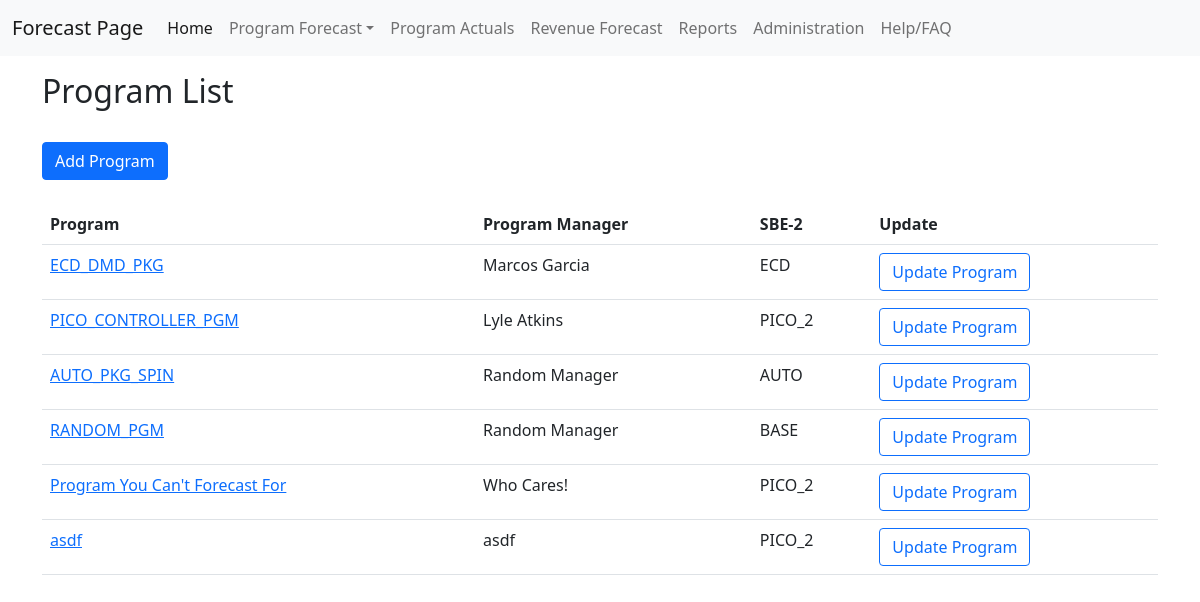
Page /program/list/ on the committed database.
### forecast/models.py (models this page shows, shortened)
class Program(models.Model):
    program = models.CharField(max_length=100)
    program_manager = models.CharField(max_length = 100)
    forecast_this_cycle = models.BooleanField(default=True)
    sbe_2 = models.ForeignKey('Sbe_2', on_delete=models.CASCADE)
    internal_ord_list = models.CharField(max_length=1000, default="")

class Sbe_2(models.Model):
    sbe_2 = models.CharField(max_length=15, null=True)
    forecast_this_cycle = models.BooleanField(default=True)
    def __str__(self):
        return self.sbe_2

### forecast/views.py (the view)
# urls.py: path('program/list/', views.ProgramListView.as_view(), name= 'program_list'),
class ProgramListView(ListView):
    model = Program #connecting the view to the Post model

### forecast/templates/forecast/program_list.html (shortened to what this page needs)
{% extends 'base.html' %}
{% block body_block %}
    <div class="container">
      <br>
      <h2>Program List</h2>
      <br>
      <a class = 'btn btn-primary' href = {% url 'program_add' %}>Add Program</a>
      <br><br>
      <table class = 'table'>
        <tbody>
          <tr>
            <th>Program</th>
            <th>Program Manager</th>
            <th>SBE-2</th>
            <th>Update</th>
          </tr>
          {% for pgm in program_list %}
          <tr>
            <td><a href="{% url 'program_detail' pk=pgm.pk %}">{{pgm.program}}</a></td>
            <td>{{pgm.program_manager}}</td>
            <td>{{pgm.sbe_2}}</td>
            <td><a class = 'btn btn-outline-primary' href="{% url 'program_update' pk=pgm.pk   %}">Update Program</a></td>
          </tr>
          {% endfor %}
        </tbody>
      </table>
    </div>
{% endblock %}

### forecast/templates/forecast/base.html (shortened to what this page needs)
<!DOCTYPE html>
{% load static %}
<html lang="en" dir="ltr">
  <head>
    <link href="https://cdn.jsdelivr.net/npm/bootstrap@5.1.3/dist/css/bootstrap.min.css" rel="stylesheet">
    <link rel="stylesheet" href={% static 'style.css' %}>
    <nav class= 'navbar navbar-expand navbar-light bg-light fixed-top'>
      <div class="container-fluid">
        <div class="navbar-header">
          <a href="{% url 'index' %}" class="navbar-brand">Forecast Page</a>
        </div>
        <div class="collapse navbar-collapse">
          <ul class="navbar-nav me-auto">
            <li class = 'nav-item'>
              <a href="{% url 'index' %}" class = 'nav-link active' aria-current='page'>Home</a>
            </li>
            <li class = 'nav-item dropdown'>
              <a class="nav-link dropdown-toggle" href="broken_page.html" id="dropdown04" data-bs-toggle="dropdown" aria-expanded="true">Program Forecast</a>
            </li>
            <li class='nav-item'>
              <a href="{% url 'broken_page' %}" class = 'nav-link'>Program Actuals</a>
            </li>
            <li class='nav-item'>
              <a href="{% url 'broken_page' %}" class = 'nav-link'>Revenue Forecast</a>
            </li>
            <li class='nav-item'>
              <a href="{% url 'export_csv' %}" class = 'nav-link'>Reports</a>
            </li>
            <li class='nav-item'>
              <a href="{% url 'admin:index' %}" class = 'nav-link'>Administration</a>
            </li>
            <li class='nav-item'>
              <a href="{% url 'broken_page' %}" class = 'nav-link'>Help/FAQ</a>
            </li>
          </ul>
        </div>
      </div>
    </nav>
    <br>
    <br>
  </head>
  <body>
    {% block body_block %}
    {% endblock %}
  </body>
</html>

### rows in the picture
Program: program "ECD_DMD_PKG", program_manager "Marcos Garcia", sbe_2 "ECD"
Program: program "PICO_CONTROLLER_PGM", program_manager "Lyle Atkins", sbe_2 "PICO_2"
Program: program "AUTO_PKG_SPIN", program_manager "Random Manager", sbe_2 "AUTO"
Program: program "RANDOM_PGM", program_manager "Random Manager", sbe_2 "BASE"
Program: program "Program You Can't Forecast For", program_manager "Who Cares!", sbe_2 "PICO_2"
Program: program "asdf", program_manager "asdf", sbe_2 "PICO_2"
